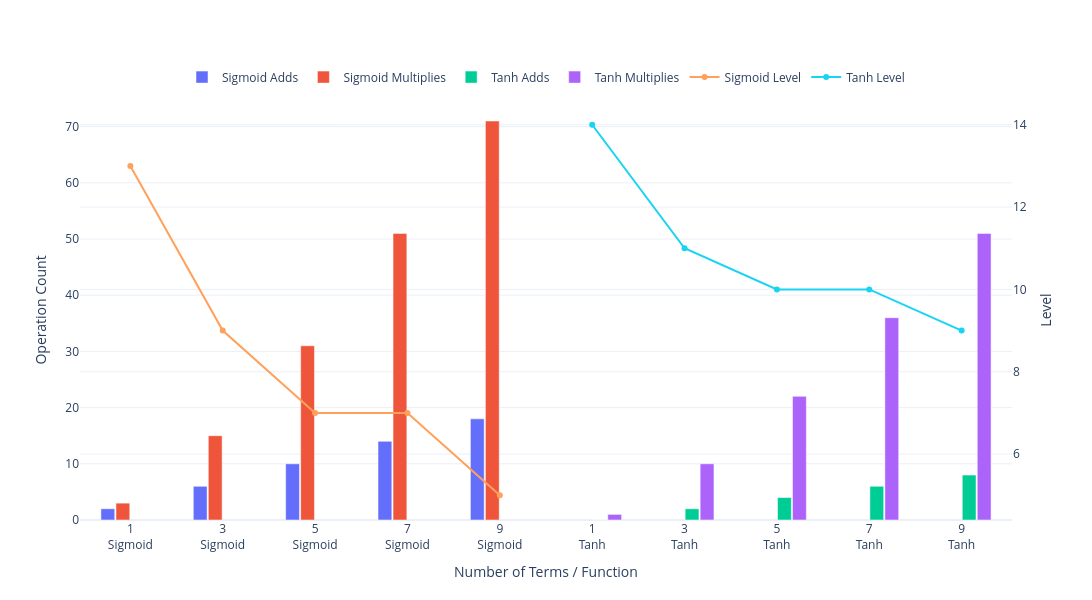

Notebook source saved alongside this figure:
### Markdown cell above
### Comparison

### Code cell
import plotly.graph_objects as go

# Data
n_terms = [1, 3, 5, 7, 9]

sig_adds = [2, 6, 10, 14, 18]
sig_mults = [3, 15, 31, 51, 71]
sig_levels = [13, 9, 7, 7, 5]

tanh_adds = [0, 2, 4, 6, 8]
tanh_mults = [1, 10, 22, 36, 51]
tanh_levels = [14, 11, 10, 10, 9]

fig = go.Figure()

# Sigmoid
fig.add_trace(go.Bar(
    x=[f"{n}<br>Sigmoid" for n in n_terms],
    y=sig_adds,
    name='Sigmoid Adds',
))

fig.add_trace(go.Bar(
    x=[f"{n}<br>Sigmoid" for n in n_terms],
    y=sig_mults,
    name='Sigmoid Multiplies',
))

# Tanh
fig.add_trace(go.Bar(
    x=[f"{n}<br>Tanh" for n in n_terms],
    y=tanh_adds,
    name='Tanh Adds',
))

fig.add_trace(go.Bar(
    x=[f"{n}<br>Tanh" for n in n_terms],
    y=tanh_mults,
    name='Tanh Multiplies',
))

# Levels (secondary axis style)
fig.add_trace(go.Scatter(
    x=[f"{n}<br>Sigmoid" for n in n_terms],
    y=sig_levels,
    mode='lines+markers',
    name='Sigmoid Level',
    yaxis='y2'
))

fig.add_trace(go.Scatter(
    x=[f"{n}<br>Tanh" for n in n_terms],
    y=tanh_levels,
    mode='lines+markers',
    name='Tanh Level',
    yaxis='y2'
))

fig.update_layout(
    # title='Sigmoid vs Tanh Operation Counts and Levels',
    xaxis_title='Number of Terms / Function',
    yaxis=dict(
        title='Operation Count'
    ),
    yaxis2=dict(
        title='Level',
        overlaying='y',
        side='right'
    ),
    barmode='group',
    bargap=0.35,
    bargroupgap=0.08,
    template='plotly_white',
    width=1200,
    height=600,
    legend=dict(
        orientation='h',
        yanchor='bottom',
        y=1.02,
        xanchor='center',
        x=0.5
    )
)

fig.show()

### Figure 1 — Plotly figure (JSON) as saved in the notebook; plotly's stock layout.template omitted (floating-point values rounded to 4 significant figures)
{"data": [{"name": "Sigmoid Adds", "type": "bar", "x": ["1<br>Sigmoid", "3<br>Sigmoid", "5<br>Sigmoid", "7<br>Sigmoid", "9<br>Sigmoid"], "y": [2, 6, 10, 14, 18]}, {"name": "Sigmoid Multiplies", "type": "bar", "x": ["1<br>Sigmoid", "3<br>Sigmoid", "5<br>Sigmoid", "7<br>Sigmoid", "9<br>Sigmoid"], "y": [3, 15, 31, 51, 71]}, {"name": "Tanh Adds", "type": "bar", "x": ["1<br>Tanh", "3<br>Tanh", "5<br>Tanh", "7<br>Tanh", "9<br>Tanh"], "y": [0, 2, 4, 6, 8]}, {"name": "Tanh Multiplies", "type": "bar", "x": ["1<br>Tanh", "3<br>Tanh", "5<br>Tanh", "7<br>Tanh", "9<br>Tanh"], "y": [1, 10, 22, 36, 51]}, {"mode": "lines+markers", "name": "Sigmoid Level", "type": "scatter", "x": ["1<br>Sigmoid", "3<br>Sigmoid", "5<br>Sigmoid", "7<br>Sigmoid", "9<br>Sigmoid"], "y": [13, 9, 7, 7, 5], "yaxis": "y2"}, {"mode": "lines+markers", "name": "Tanh Level", "type": "scatter", "x": ["1<br>Tanh", "3<br>Tanh", "5<br>Tanh", "7<br>Tanh", "9<br>Tanh"], "y": [14, 11, 10, 10, 9], "yaxis": "y2"}], "layout": {"bargap": 0.35, "bargroupgap": 0.08, "barmode": "group", "height": 600, "legend": {"orientation": "h", "x": 0.5, "xanchor": "center", "y": 1.02, "yanchor": "bottom"}, "width": 1200, "xaxis": {"title": {"text": "Number of Terms / Function"}}, "yaxis": {"title": {"text": "Operation Count"}}, "yaxis2": {"overlaying": "y", "side": "right", "title": {"text": "Level"}}}}
